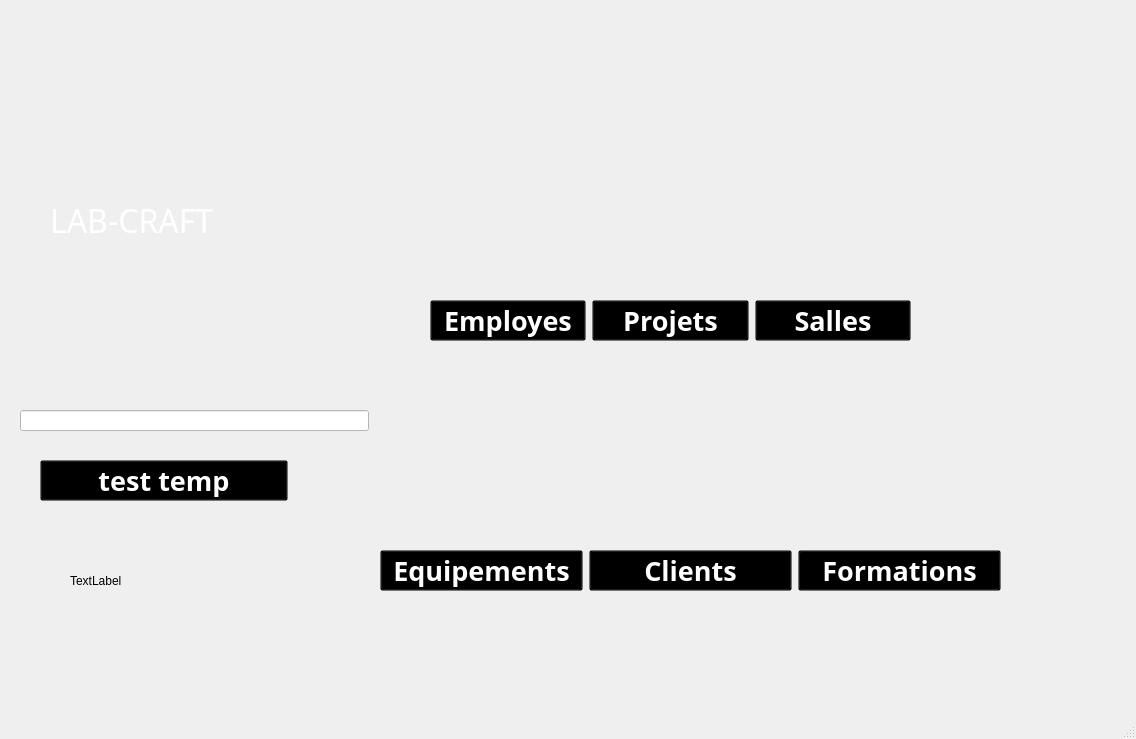
<?xml version="1.0" encoding="UTF-8"?>
<ui version="4.0">
 <class>MainWindow</class>
 <widget class="QMainWindow" name="MainWindow">
  <property name="geometry">
   <rect>
    <x>0</x>
    <y>0</y>
    <width>1136</width>
    <height>739</height>
   </rect>
  </property>
  <property name="windowTitle">
   <string>MainWindow</string>
  </property>
  <property name="styleSheet">
   <string notr="true">background-image: url('C:/Users/rayen/OneDrive/Bureau/imageprojetcpp/body-background.png');</string>
  </property>
  <widget class="QWidget" name="centralwidget">
   <widget class="QLabel" name="label_2">
    <property name="geometry">
     <rect>
      <x>50</x>
      <y>200</y>
      <width>231</width>
      <height>41</height>
     </rect>
    </property>
    <property name="font">
     <font>
      <family>Gill Sans Ultra Bold</family>
      <pointsize>24</pointsize>
     </font>
    </property>
    <property name="styleSheet">
     <string notr="true">color:white;
background:transparent;</string>
    </property>
    <property name="text">
     <string>LAB-CRAFT</string>
    </property>
   </widget>
   <widget class="QLabel" name="label">
    <property name="geometry">
     <rect>
      <x>50</x>
      <y>30</y>
      <width>211</width>
      <height>171</height>
     </rect>
    </property>
    <property name="styleSheet">
     <string notr="true">background:transparent;</string>
    </property>
    <property name="text">
     <string/>
    </property>
    <property name="pixmap">
     <pixmap>../../Bureau/imageprojetcpp/1.png</pixmap>
    </property>
    <property name="scaledContents">
     <bool>true</bool>
    </property>
   </widget>
   <widget class="QFrame" name="frame">
    <property name="geometry">
     <rect>
      <x>420</x>
      <y>110</y>
      <width>501</width>
      <height>161</height>
     </rect>
    </property>
    <property name="styleSheet">
     <string notr="true">background:transparent;</string>
    </property>
    <property name="frameShape">
     <enum>QFrame::StyledPanel</enum>
    </property>
    <property name="frameShadow">
     <enum>QFrame::Raised</enum>
    </property>
    <layout class="QHBoxLayout" name="horizontalLayout">
     <item>
      <widget class="QLabel" name="label_4">
       <property name="styleSheet">
        <string notr="true">background:transparent;</string>
       </property>
       <property name="text">
        <string/>
       </property>
       <property name="pixmap">
        <pixmap>../../Bureau/imageprojetcpp/employees.png</pixmap>
       </property>
       <property name="scaledContents">
        <bool>true</bool>
       </property>
      </widget>
     </item>
     <item>
      <widget class="QLabel" name="label_5">
       <property name="styleSheet">
        <string notr="true">background:transparent;</string>
       </property>
       <property name="text">
        <string/>
       </property>
       <property name="pixmap">
        <pixmap>../../Bureau/imageprojetcpp/project-management (1).png</pixmap>
       </property>
       <property name="scaledContents">
        <bool>true</bool>
       </property>
      </widget>
     </item>
     <item>
      <widget class="QLabel" name="label_6">
       <property name="styleSheet">
        <string notr="true">background:transparent;</string>
       </property>
       <property name="text">
        <string/>
       </property>
       <property name="pixmap">
        <pixmap>../../Bureau/imageprojetcpp/equipments.png</pixmap>
       </property>
       <property name="scaledContents">
        <bool>true</bool>
       </property>
      </widget>
     </item>
    </layout>
   </widget>
   <widget class="QFrame" name="frame_2">
    <property name="geometry">
     <rect>
      <x>420</x>
      <y>290</y>
      <width>501</width>
      <height>61</height>
     </rect>
    </property>
    <property name="styleSheet">
     <string notr="true">background:transparent;</string>
    </property>
    <property name="frameShape">
     <enum>QFrame::StyledPanel</enum>
    </property>
    <property name="frameShadow">
     <enum>QFrame::Raised</enum>
    </property>
    <layout class="QHBoxLayout" name="horizontalLayout_2">
     <item>
      <widget class="QPushButton" name="pushButton_5">
       <property name="font">
        <font>
         <family>Plus Jakarta Sans</family>
         <pointsize>20</pointsize>
         <weight>75</weight>
         <bold>true</bold>
        </font>
       </property>
       <property name="styleSheet">
        <string notr="true">QPushButton:hover {
    color: blue;
}

QPushButton {
    background: transparent;
color:white;
}

</string>
       </property>
       <property name="text">
        <string>Employes</string>
       </property>
       <property name="iconSize">
        <size>
         <width>50</width>
         <height>50</height>
        </size>
       </property>
      </widget>
     </item>
     <item>
      <widget class="QPushButton" name="pushButton_9">
       <property name="font">
        <font>
         <family>Plus Jakarta Sans</family>
         <pointsize>20</pointsize>
         <weight>75</weight>
         <bold>true</bold>
        </font>
       </property>
       <property name="layoutDirection">
        <enum>Qt::LeftToRight</enum>
       </property>
       <property name="styleSheet">
        <string notr="true">QPushButton:hover {
    color: blue;
}

QPushButton {
    background: transparent;color:white;

}

</string>
       </property>
       <property name="text">
        <string>Projets</string>
       </property>
       <property name="iconSize">
        <size>
         <width>50</width>
         <height>46</height>
        </size>
       </property>
      </widget>
     </item>
     <item>
      <widget class="QPushButton" name="pushButton_11">
       <property name="font">
        <font>
         <family>Plus Jakarta Sans</family>
         <pointsize>20</pointsize>
         <weight>75</weight>
         <bold>true</bold>
        </font>
       </property>
       <property name="styleSheet">
        <string notr="true">QPushButton:hover {
    color: blue;
}

QPushButton {
    background: transparent;color:white;

}

</string>
       </property>
       <property name="text">
        <string>Salles</string>
       </property>
       <property name="iconSize">
        <size>
         <width>50</width>
         <height>46</height>
        </size>
       </property>
      </widget>
     </item>
    </layout>
   </widget>
   <widget class="QFrame" name="frame_3">
    <property name="geometry">
     <rect>
      <x>420</x>
      <y>360</y>
      <width>501</width>
      <height>161</height>
     </rect>
    </property>
    <property name="styleSheet">
     <string notr="true">background:transparent;</string>
    </property>
    <property name="frameShape">
     <enum>QFrame::StyledPanel</enum>
    </property>
    <property name="frameShadow">
     <enum>QFrame::Raised</enum>
    </property>
    <layout class="QHBoxLayout" name="horizontalLayout_3">
     <item>
      <widget class="QLabel" name="label_9">
       <property name="styleSheet">
        <string notr="true">background:transparent;</string>
       </property>
       <property name="text">
        <string/>
       </property>
       <property name="pixmap">
        <pixmap>../../Bureau/imageprojetcpp/coworking.png</pixmap>
       </property>
       <property name="scaledContents">
        <bool>true</bool>
       </property>
      </widget>
     </item>
     <item>
      <widget class="QLabel" name="label_7">
       <property name="styleSheet">
        <string notr="true">background:transparent;</string>
       </property>
       <property name="text">
        <string/>
       </property>
       <property name="pixmap">
        <pixmap>../../Bureau/imageprojetcpp/clients.png</pixmap>
       </property>
       <property name="scaledContents">
        <bool>true</bool>
       </property>
      </widget>
     </item>
     <item>
      <widget class="QLabel" name="label_8">
       <property name="styleSheet">
        <string notr="true">background:transparent;</string>
       </property>
       <property name="text">
        <string/>
       </property>
       <property name="pixmap">
        <pixmap>../../Bureau/imageprojetcpp/workshops.png</pixmap>
       </property>
       <property name="scaledContents">
        <bool>true</bool>
       </property>
      </widget>
     </item>
    </layout>
   </widget>
   <widget class="QFrame" name="frame_4">
    <property name="geometry">
     <rect>
      <x>370</x>
      <y>540</y>
      <width>641</width>
      <height>61</height>
     </rect>
    </property>
    <property name="styleSheet">
     <string notr="true">background:transparent;</string>
    </property>
    <property name="frameShape">
     <enum>QFrame::StyledPanel</enum>
    </property>
    <property name="frameShadow">
     <enum>QFrame::Raised</enum>
    </property>
    <layout class="QHBoxLayout" name="horizontalLayout_4">
     <item>
      <widget class="QPushButton" name="pushButton_8">
       <property name="font">
        <font>
         <family>Plus Jakarta Sans</family>
         <pointsize>20</pointsize>
         <weight>75</weight>
         <bold>true</bold>
        </font>
       </property>
       <property name="styleSheet">
        <string notr="true">QPushButton:hover {
    color: blue;
}

QPushButton {
    background: transparent;color:white;

}

</string>
       </property>
       <property name="text">
        <string>Equipements</string>
       </property>
       <property name="iconSize">
        <size>
         <width>50</width>
         <height>46</height>
        </size>
       </property>
      </widget>
     </item>
     <item>
      <widget class="QPushButton" name="pushButton_10">
       <property name="font">
        <font>
         <family>Plus Jakarta Sans</family>
         <pointsize>20</pointsize>
         <weight>75</weight>
         <bold>true</bold>
        </font>
       </property>
       <property name="styleSheet">
        <string notr="true">QPushButton:hover {
    color: blue;
}

QPushButton {
    background: transparent;
color:white;

}

</string>
       </property>
       <property name="text">
        <string>Clients</string>
       </property>
       <property name="iconSize">
        <size>
         <width>50</width>
         <height>50</height>
        </size>
       </property>
      </widget>
     </item>
     <item>
      <widget class="QPushButton" name="pushButton_12">
       <property name="font">
        <font>
         <family>Plus Jakarta Sans</family>
         <pointsize>20</pointsize>
         <weight>75</weight>
         <bold>true</bold>
        </font>
       </property>
       <property name="styleSheet">
        <string notr="true">QPushButton:hover {
    color: blue;
}

QPushButton {
    background: transparent;
color:white;

}

</string>
       </property>
       <property name="text">
        <string>Formations</string>
       </property>
       <property name="iconSize">
        <size>
         <width>50</width>
         <height>50</height>
        </size>
       </property>
      </widget>
     </item>
    </layout>
   </widget>
   <widget class="QLabel" name="label_3">
    <property name="geometry">
     <rect>
      <x>980</x>
      <y>60</y>
      <width>40</width>
      <height>40</height>
     </rect>
    </property>
    <property name="styleSheet">
     <string notr="true">background:transparent;</string>
    </property>
    <property name="text">
     <string/>
    </property>
    <property name="pixmap">
     <pixmap>:/Desktop/imageprojetcpp/enveloppe1.png</pixmap>
    </property>
    <property name="scaledContents">
     <bool>true</bool>
    </property>
   </widget>
   <widget class="QLabel" name="label_10">
    <property name="geometry">
     <rect>
      <x>1030</x>
      <y>60</y>
      <width>40</width>
      <height>40</height>
     </rect>
    </property>
    <property name="styleSheet">
     <string notr="true">background:transparent;</string>
    </property>
    <property name="text">
     <string/>
    </property>
    <property name="pixmap">
     <pixmap>:/Desktop/imageprojetcpp/des-medias-sociaux1.png</pixmap>
    </property>
    <property name="scaledContents">
     <bool>true</bool>
    </property>
   </widget>
   <widget class="QLabel" name="label_11">
    <property name="geometry">
     <rect>
      <x>930</x>
      <y>60</y>
      <width>40</width>
      <height>40</height>
     </rect>
    </property>
    <property name="styleSheet">
     <string notr="true">background:transparent;</string>
    </property>
    <property name="text">
     <string/>
    </property>
    <property name="pixmap">
     <pixmap>:/Desktop/imageprojetcpp/parametres1.png</pixmap>
    </property>
    <property name="scaledContents">
     <bool>true</bool>
    </property>
   </widget>
   <widget class="QLabel" name="labelResult">
    <property name="geometry">
     <rect>
      <x>30</x>
      <y>253</y>
      <width>391</width>
      <height>121</height>
     </rect>
    </property>
    <property name="font">
     <font>
      <family>Gill Sans MT</family>
      <pointsize>16</pointsize>
      <weight>75</weight>
      <bold>true</bold>
     </font>
    </property>
    <property name="styleSheet">
     <string notr="true">color:white;</string>
    </property>
    <property name="text">
     <string/>
    </property>
   </widget>
   <widget class="QLineEdit" name="lineEditSalleId">
    <property name="geometry">
     <rect>
      <x>20</x>
      <y>410</y>
      <width>349</width>
      <height>21</height>
     </rect>
    </property>
    <property name="styleSheet">
     <string notr="true">color:rgb(0,73,174);
background:white;</string>
    </property>
   </widget>
   <widget class="QLabel" name="labelCurrentTemp">
    <property name="geometry">
     <rect>
      <x>70</x>
      <y>550</y>
      <width>171</width>
      <height>61</height>
     </rect>
    </property>
    <property name="text">
     <string>TextLabel</string>
    </property>
   </widget>
   <widget class="QPushButton" name="pushButton_readTemperature">
    <property name="geometry">
     <rect>
      <x>40</x>
      <y>460</y>
      <width>248</width>
      <height>41</height>
     </rect>
    </property>
    <property name="font">
     <font>
      <family>Plus Jakarta Sans</family>
      <pointsize>20</pointsize>
      <weight>75</weight>
      <bold>true</bold>
     </font>
    </property>
    <property name="styleSheet">
     <string notr="true">QPushButton:hover {
    color: blue;
}

QPushButton {
    background: transparent;color:white;

}

</string>
    </property>
    <property name="text">
     <string>test temp</string>
    </property>
    <property name="iconSize">
     <size>
      <width>50</width>
      <height>46</height>
     </size>
    </property>
   </widget>
  </widget>
  <widget class="QMenuBar" name="menubar">
   <property name="geometry">
    <rect>
     <x>0</x>
     <y>0</y>
     <width>1136</width>
     <height>30</height>
    </rect>
   </property>
  </widget>
  <widget class="QStatusBar" name="statusbar"/>
 </widget>
 <resources/>
 <connections/>
</ui>
